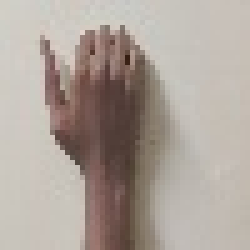
#> input picture Dataset/ARROW_LEFT/thumb0655.jpg, 50 x 50 px (shown 5 times larger); its folder holds only this picture in this run
$ python data_loader.py
#> lines starting #> are read from the running program, lines starting #| are printed output that depends on the picture; after the words box and inside, x2 and y2 are one past the last pixel; in counts of white or black regions, pixels touching at a corner belong together
import cv2
import numpy as np
import os
import csv
import sys
from PIL import Image
import random

minValue = 70
skinkernel = cv2.getStructuringElement(cv2.MORPH_ELLIPSE, (5, 5))
low_range = np.array([0, 70, 100])
upper_range = np.array([20, 200, 255])


# cv2.imshow("final",img)
# cv2.waitKey(0)
kernel = np.ones((5, 5), np.uint8)


def preprocess(img):
    gray = cv2.cvtColor(img, cv2.COLOR_BGR2GRAY)
    blur = cv2.GaussianBlur(gray, (5, 5), 0)
    # gray = cv2.bilateralFilter(gray, 11, 17, 17)
    # edged = cv2.Canny(gray, 30, 90)
    # th3 = cv2.adaptiveThreshold(
    #     blur, 255, cv2.ADAPTIVE_THRESH_GAUSSIAN_C, cv2.THRESH_BINARY_INV, 11, 2)
    ret, thresh1 = cv2.threshold(
        blur, 70, 255, cv2.THRESH_BINARY_INV+cv2.THRESH_OTSU)
    return thresh1


# [21 lines of commented-out code are left out]
def createFileList(myDir, format='.jpg'):
    fileList = []
    print(myDir)
    for root, dirs, files in os.walk(myDir, topdown=False):
        for name in files:
            if name.endswith(format):
                fullName = os.path.join(root, name)
                fileList.append(fullName)
    return fileList


# load the original image
myFileList = createFileList('Dataset/ARROW_LEFT')

val = []
val.append("label")
for i in range(1, 2501):
    val.append("pixel"+str(i))

with open("train.csv", 'a') as f:
    writer = csv.writer(f)
    writer.writerow(val)

with open("validation.csv", 'a') as f:
    writer = csv.writer(f)
    writer.writerow(val)

with open("test.csv", 'a') as f:
    writer = csv.writer(f)
    writer.writerow(val)


train = []
test = []
validation = []

myFileList = createFileList('Dataset/ARROW_LEFT')
ctr = 0
for file in myFileList:
    print(file)
    img_file = cv2.imread(file)
#> img_file is the input picture: shape (50, 50, 3); mean B, G, R 154.6, 162.7, 173.3
    width, height = 50, 50
    img_grey = preprocess(img_file)
#> in preprocess, `gray = cv2.cvtColor(img, cv2.COLOR_BGR2GRAY)`:
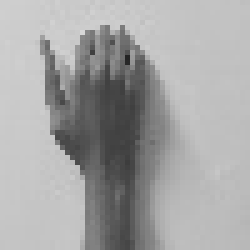
#> gray: shape (50, 50) (shown 5 times larger); min 36, max 215, mean 165
#> in preprocess, `blur = cv2.GaussianBlur(gray, (5, 5), 0)`:
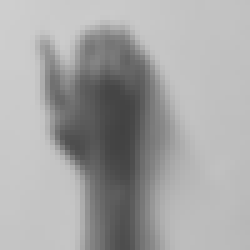
#> blur: shape (50, 50) (shown 5 times larger); min 66, max 206, mean 165
#> in preprocess, `ret, thresh1 = cv2.threshold( blur, 70, 255, cv2.THRESH_BINARY_INV+cv2..`:
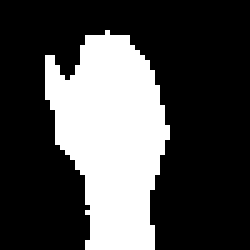
#> thresh1: shape (50, 50) (shown 5 times larger); 29.2% white; 1 white region, box (x1, y1, x2, y2) and area: (9, 6, 34, 50) 730
#> in preprocess, `ret, thresh1 = cv2.threshold( blur, 70, 255, cv2.THRESH_BINARY_INV+cv2..`: ret = 146
    value = img_grey.flatten()
#> value = 2500 values, max 255 at index 321, min 0 at index 0, mean 74.46
    ctr = ctr + 1
    value = np.insert(value, 0, 1)
#> value = 2501 values, max 255 at index 322, min 0 at index 1, mean 74.43

    if(ctr <= 6):
        print("Train")
        train.append(value)
    elif(ctr <= 8):
        print('Validation')
        validation.append(value)
    else:
        print("Test")
        test.append(value)
        if(ctr == 10):
            ctr = 0

myFileList = createFileList('Dataset/ARROW_RIGHT')
ctr = 0
for file in myFileList:
    print(file)
    img_file = cv2.imread(file)
    width, height = 50, 50
    img_grey = preprocess(img_file)
    value = img_grey.flatten()
    ctr = ctr + 1

    value = np.insert(value, 0, 2)

    if(ctr <= 6):
        print("Train")
        train.append(value)
    elif(ctr <= 8):
        print("Validation")
        validation.append(value)
    else:
        print("Test")
        test.append(value)
        if(ctr == 10):
            ctr = 0


myFileList = createFileList('Dataset/STOP')
ctr = 0
for file in myFileList:
    print(file)
    img_file = cv2.imread(file)
    width, height = 50, 50
    img_grey = preprocess(img_file)
    value = img_grey.flatten()
    ctr = ctr + 1

    value = np.insert(value, 0, 0)

    if(ctr <= 6):
        print("Train")
        train.append(value)
    elif(ctr <= 8):
        print("Validation")
        validation.append(value)
    else:
        print("Test")
        test.append(value)
        if(ctr == 10):
            ctr = 0

myFileList = createFileList('Dataset/PLAIN')
ctr = 0
for file in myFileList:
    print(file)
    img_file = cv2.imread(file)
    width, height = 50, 50
    img_grey = preprocess(img_file)
    value = img_grey.flatten()
    ctr = ctr + 1

    value = np.insert(value, 0, 3)

    if(ctr <= 6):
        print("Train")
        train.append(value)
    elif(ctr <= 8):
        print("Validation")
        validation.append(value)
    else:
        print("Test")
        test.append(value)
        if(ctr == 10):
            ctr = 0

random.shuffle(train)
random.shuffle(validation)
random.shuffle(test)

print('Train')
for i in range(0, len(train)):
    with open("train.csv", 'a') as f:
        writer = csv.writer(f)
        writer.writerow(train[i])
#> this loop made 1 pass

print('VALID')
for i in range(0, len(validation)):
    with open("validation.csv", 'a') as f:
        writer = csv.writer(f)
        writer.writerow(validation[i])

print('TEST')
for i in range(0, len(test)):
    with open("test.csv", 'a') as f:
        writer = csv.writer(f)
        writer.writerow(test[i])

$ run again, on Dataset/ARROW_LEFT/thumb0742.jpg
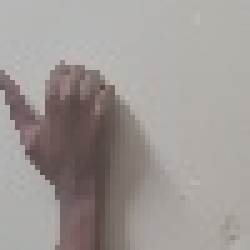
#> input picture Dataset/ARROW_LEFT/thumb0742.jpg, 50 x 50 px (shown 5 times larger)
#> img_file is the input picture: shape (50, 50, 3); mean B, G, R 149.5, 152.8, 158.9
#> in preprocess, `blur = cv2.GaussianBlur(gray, (5, 5), 0)`:
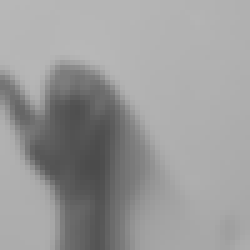
#> blur: shape (50, 50) (shown 5 times larger); min 75, max 184, mean 154.2
#> in preprocess, `ret, thresh1 = cv2.threshold( blur, 70, 255, cv2.THRESH_BINARY_INV+cv2..`:
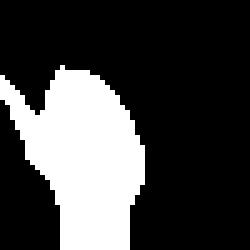
#> thresh1: shape (50, 50) (shown 5 times larger); 26.3% white; 1 white region, box (x1, y1, x2, y2) and area: (0, 13, 29, 50) 658
#> ret = 137
#> `value = img_grey.flatten()`: value = 2500 values, max 255 at index 662, min 0 at index 0, mean 67.12
#> `value = np.insert(value, 0, 1)`: value = 2501 values, max 255 at index 663, min 0 at index 1, mean 67.09
#> the loop `for i in range(0, len(train)):` made 1 pass

$ run again, on Dataset/ARROW_LEFT/thumb1058.jpg
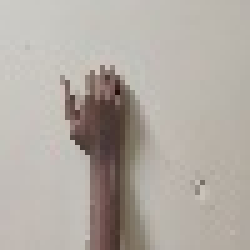
#> input picture Dataset/ARROW_LEFT/thumb1058.jpg, 50 x 50 px (shown 5 times larger)
#> img_file is the input picture: shape (50, 50, 3); mean B, G, R 163.8, 171, 177.7
#> in preprocess, `blur = cv2.GaussianBlur(gray, (5, 5), 0)`:
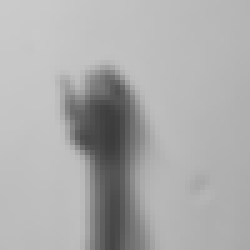
#> blur: shape (50, 50) (shown 5 times larger); min 60, max 202, mean 172.2
#> in preprocess, `ret, thresh1 = cv2.threshold( blur, 70, 255, cv2.THRESH_BINARY_INV+cv2..`:
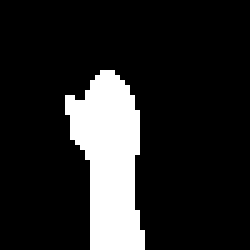
#> thresh1: shape (50, 50) (shown 5 times larger); 15.1% white; 1 white region, box (x1, y1, x2, y2) and area: (13, 14, 29, 50) 377
#> ret = 140
#> `value = img_grey.flatten()`: value = 2500 values, max 255 at index 720, min 0 at index 0, mean 38.45
#> `value = np.insert(value, 0, 1)`: value = 2501 values, max 255 at index 721, min 0 at index 1, mean 38.44
#> the loop `for i in range(0, len(train)):` made 1 pass

$ run again, on Dataset/ARROW_LEFT/thumb0658.jpg
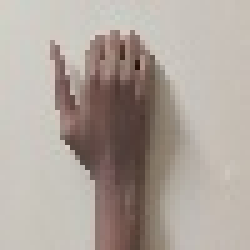
#> input picture Dataset/ARROW_LEFT/thumb0658.jpg, 50 x 50 px (shown 5 times larger)
#> img_file is the input picture: shape (50, 50, 3); mean B, G, R 156.4, 164.2, 174.3
#> in preprocess, `blur = cv2.GaussianBlur(gray, (5, 5), 0)`:
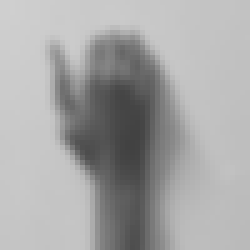
#> blur: shape (50, 50) (shown 5 times larger); min 66, max 207, mean 166.3
#> in preprocess, `ret, thresh1 = cv2.threshold( blur, 70, 255, cv2.THRESH_BINARY_INV+cv2..`:
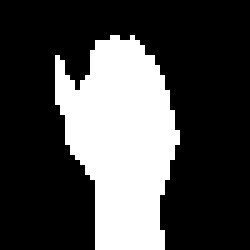
#> thresh1: shape (50, 50) (shown 5 times larger); 28.9% white; 1 white region, box (x1, y1, x2, y2) and area: (11, 7, 36, 50) 723
#> ret = 147
#> `value = img_grey.flatten()`: value = 2500 values, max 255 at index 372, min 0 at index 0, mean 73.75
#> `value = np.insert(value, 0, 1)`: value = 2501 values, max 255 at index 373, min 0 at index 1, mean 73.72
#> the loop `for i in range(0, len(train)):` made 1 pass
